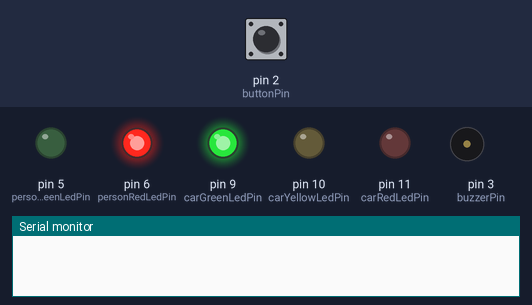
Bench run of a sketch on a simulated Arduino Uno, built with avr-gcc and run on an emulated ATmega328P. On the bench: output pins drawn as LEDs (lit = HIGH), buzzer (waves = sounding), the last lines printed to the serial monitor. Inputs (shaded band) come from the test bench; at power-on: pin 2 (buttonPin) HIGH.

Above: at 1.2 s.
1.3 s: pin 2 (buttonPin) pulled LOW for 0.15 s
At 10.0 s:
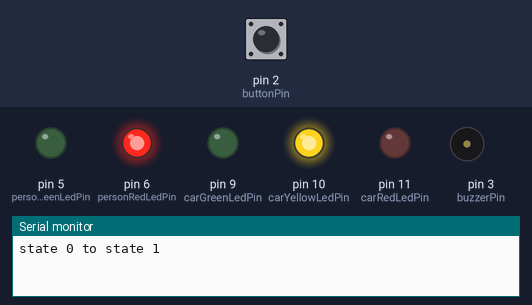
At 13.1 s:
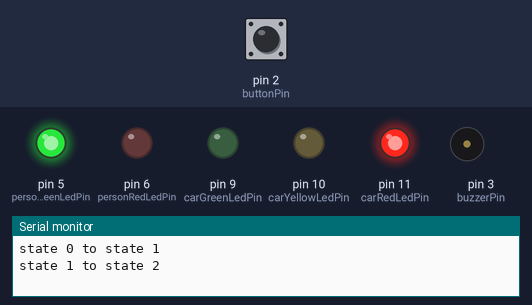
Timing chart, 0 to 13.8 s (numbered marks = the images above; inputs shaded):
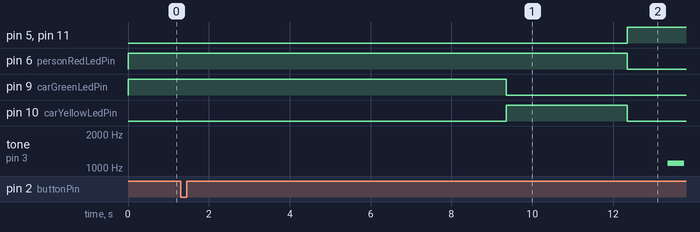

The sketch:

Homework2.ino
```cpp
const int buzzerPin = 3;
const int buttonPin = 2;
// pins for the car leds
const int carRedLedPin = 11;
const int carYellowLedPin = 10;
const int carGreenLedPin = 9;
// pins for the person leds
const int personRedLedPin = 6;
const int personGreenLedPin = 5;
byte ledState = HIGH; // blinking person green led state
byte buttonState = LOW;
byte buttonReading = LOW;
byte buttonLastReading = HIGH;
unsigned long lastDebounceTime = 0;
unsigned int debounceDelay = 50;
int state = 1; // to see what state the program is in
unsigned long startingTime = 0; // the time since the state the program is in started
unsigned long beepTime = 0; // the time since the last beep was played
const int beepFirstFreq = 1000;
const int beepSecondFreq = 300;
const int buzzerFirstTone = 1100;
const int buzzerSecondTone = 1400;
const int buzzerFirstLength = 400;
const int buzzerSecondLength = 200;
const int state1Time = 8000;
const int state2Time = 3000;
const int state3Time = 8000;
const int state4Time = 4000;

void setup() {
  pinMode(carRedLedPin, OUTPUT);
  pinMode(carYellowLedPin, OUTPUT);
  pinMode(carGreenLedPin, OUTPUT);
  pinMode(personRedLedPin, OUTPUT);
  pinMode(personGreenLedPin, OUTPUT);
  pinMode(buttonPin, INPUT_PULLUP);
  pinMode(buzzerPin, OUTPUT);
  digitalWrite(carGreenLedPin, HIGH);
  digitalWrite(personRedLedPin, HIGH);
  Serial.begin(9600);
}

void state2() {
  if ((millis() - startingTime) >= state2Time) {
    Serial.println("state 1 to state 2");
    state = 3;
    startingTime = millis();
    beepTime = millis();
    digitalWrite(carYellowLedPin, LOW);
    digitalWrite(carRedLedPin, HIGH);
    digitalWrite(personRedLedPin, LOW);
    digitalWrite(personGreenLedPin, HIGH);
  }
}

void state3() {
  if ((millis() - beepTime) >= beepFirstFreq) {
    tone(buzzerPin, buzzerFirstTone, buzzerFirstLength);
    beepTime = millis();
  }
  if ((millis() - startingTime) >= state3Time) {
    state = 4;
    Serial.println("state 2 to state 3");
    startingTime = millis();
    beepTime = millis();
  }
}

void state4() {
  if (millis() - beepTime >= beepSecondFreq) {
      tone(buzzerPin, buzzerSecondTone, buzzerSecondLength);
      digitalWrite(personGreenLedPin, ledState);
      ledState = !ledState;
      beepTime = millis();
    }
    if (millis() - startingTime >= state4Time) {
      Serial.println("state 3 to state 0");
      state = 1;
      digitalWrite(carRedLedPin, LOW);
      digitalWrite(carGreenLedPin, HIGH);
      digitalWrite(personRedLedPin, HIGH);
      digitalWrite(personGreenLedPin, LOW);
      ledState = HIGH;
    }
}

void loop () {
  buttonReading = digitalRead(buttonPin);
  if (buttonReading != buttonLastReading) {
    lastDebounceTime = millis();
  }
  if ((millis() - lastDebounceTime) > debounceDelay) {
    if (buttonReading != buttonState) {
      buttonState = buttonReading;
      if (buttonState == LOW) {
        if (state == 1) {
          Serial.println("state 0 to state 1");
          //delay(8000);
          startingTime = millis();
          while (millis() - startingTime < state1Time) {
          }
          startingTime = millis();
          state = 2;
          digitalWrite(carYellowLedPin, HIGH);
          digitalWrite(carGreenLedPin, LOW);
        }
      }
    }
  }
  if (state == 2)
    state2();

  if (state == 3)
    state3();

  if (state == 4)
    state4();

  buttonLastReading = buttonReading;
}
```

Measured:
- after the input at 1.3 s, pin 5 (personGreenLedPin), pin 11 (carRedLedPin): LOW → HIGH after 11.1 s; pin 6 (personRedLedPin): HIGH → LOW after 11.1 s; pin 9 (carGreenLedPin): HIGH → LOW after 8.1 s; pin 10 (carYellowLedPin): LOW → HIGH after 8.1 s, → LOW 3.0 s later; tone on pin 3 (buzzerPin): silent → 1100 Hz after 12.1 s, → silent 0.40 s later
